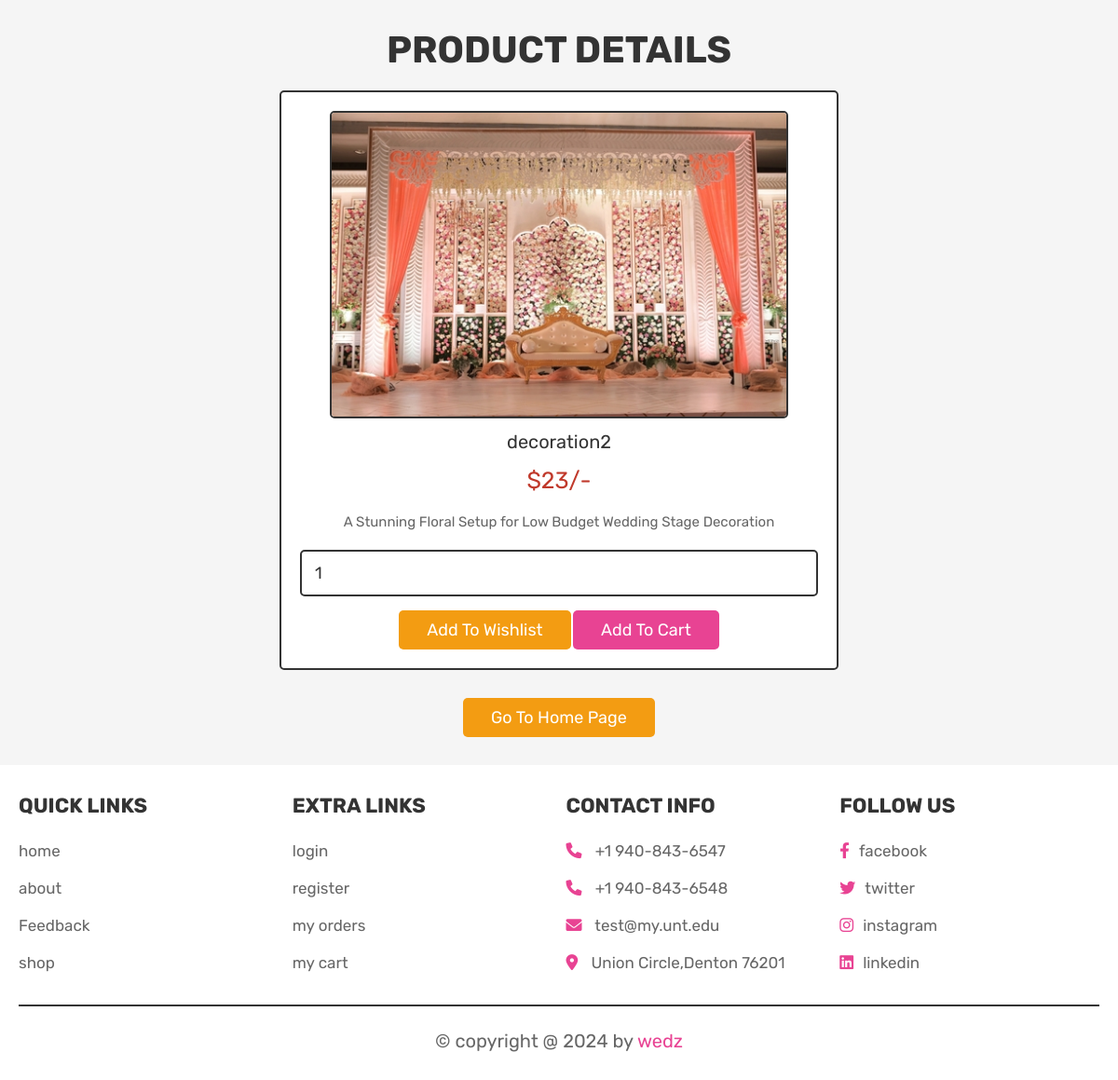
/view_page.php?pid=22 (signed in), run on the app's committed database.
### tables this page shows
CREATE TABLE IF NOT EXISTS `products` (
  `id` int(100) NOT NULL AUTO_INCREMENT,
  `name` varchar(100) NOT NULL,
  `details` varchar(500) NOT NULL,
  `price` int(100) NOT NULL,
  `image` varchar(100) NOT NULL,
  PRIMARY KEY (`id`)
);

### view_page.php (the view, shortened to what this page needs)
<!DOCTYPE html>
<html lang="en">
<head>
   <link rel="stylesheet" href="https://cdnjs.cloudflare.com/ajax/libs/font-awesome/6.0.0/css/all.min.css">
   <link rel="stylesheet" href="css/style.css">
</head>
<body>
<section class="quick-view">
    <h1 class="title">product details</h1>
    <?php
        if(isset($_GET['pid'])){
            $pid = $_GET['pid'];
            $select_products = mysqli_query($conn, "SELECT * FROM `products` WHERE id = '$pid'") or die('query failed');
         if(mysqli_num_rows($select_products) > 0){
            while($fetch_products = mysqli_fetch_assoc($select_products)){
    ?>
    <form action="" method="POST">
         <img src="uploaded_img/<?php echo $fetch_products['image']; ?>" alt="" class="image">
         <div class="name"><?php echo $fetch_products['name']; ?></div>
         <div class="price">$<?php echo $fetch_products['price']; ?>/-</div>
         <div class="details"><?php echo $fetch_products['details']; ?></div>
         <input type="number" name="product_quantity" value="1" min="0" class="qty">
         <input type="submit" value="add to wishlist" name="add_to_wishlist" class="option-btn">
         <input type="submit" value="add to cart" name="add_to_cart" class="btn">
      </form>
    <?php
            }
        }else{
        echo '<p class="empty">no products details available!</p>';
        }
    }
    ?>
    <div class="more-btn">
        <a href="home.php" class="option-btn">go to home page</a>
    </div>
</section>
<?php @include 'footer.php'; ?>
</body>
</html>

### css/style.css (style rules this page uses)
:root { --pink:#e84393; --red:#c0392b; --orange:#f39c12; --black:#333; --white:#fff; --light-color:#666; --light-white:#ccc; --light-bg:#f5f5f5; --border:.2rem solid var(--black); --box-shadow:0 .5rem 1rem rgba(0,0,0,.1); }
* { font-family: 'Rubik', sans-serif; margin:0; padding:0; box-sizing: border-box; outline: none; border:none; text-decoration: none; transition:all .2s linear; }
html { font-size: 62.5%; overflow-x: hidden; scroll-behavior: smooth; scroll-padding-top: 6.5rem; }
body { background: var(--light-bg); }
section { padding:3rem 2rem; }
.btn, .delete-btn, .option-btn { display: inline-block; border-radius: .5rem; margin-top: 1rem; font-size: 1.8rem; color:var(--white); cursor: pointer; padding:1rem 3rem; text-transform: capitalize; }
.btn { background-color: var(--pink); }
.option-btn { background-color: var(--orange); }
.more-btn { margin-top: 2rem; text-align: center; }
.title { text-align: center; margin-bottom: 2rem; color:var(--black); text-transform: uppercase; font-size: 4rem; }
.quick-view form { max-width: 60rem; padding:2rem; text-align: center; border:var(--border); box-shadow: var(--border); border-radius: .5rem; background-color: var(--white); margin:0 auto; }
.quick-view form .image { height: 33rem; border:var(--border); border-radius: .5rem; }
.quick-view form .name { margin:1rem 0; font-size: 2rem; color:var(--black); }
.quick-view form .price { color:var(--red); font-size: 2.5rem; padding:.5rem 0; }
.quick-view form .details { padding:1rem 0; font-size: 1.5rem; color:var(--light-color); line-height: 2; }
.quick-view form .qty { width: 100%; padding:1.2rem 1.4rem; font-size: 1.8rem; color:var(--black); border-radius: .5rem; border:var(--border); margin:.5rem 0; }

### data on the page
products: image (picture), name "decoration2", price "23", details "A Stunning Floral Setup for Low Budget Wedding Stage Decoration"
